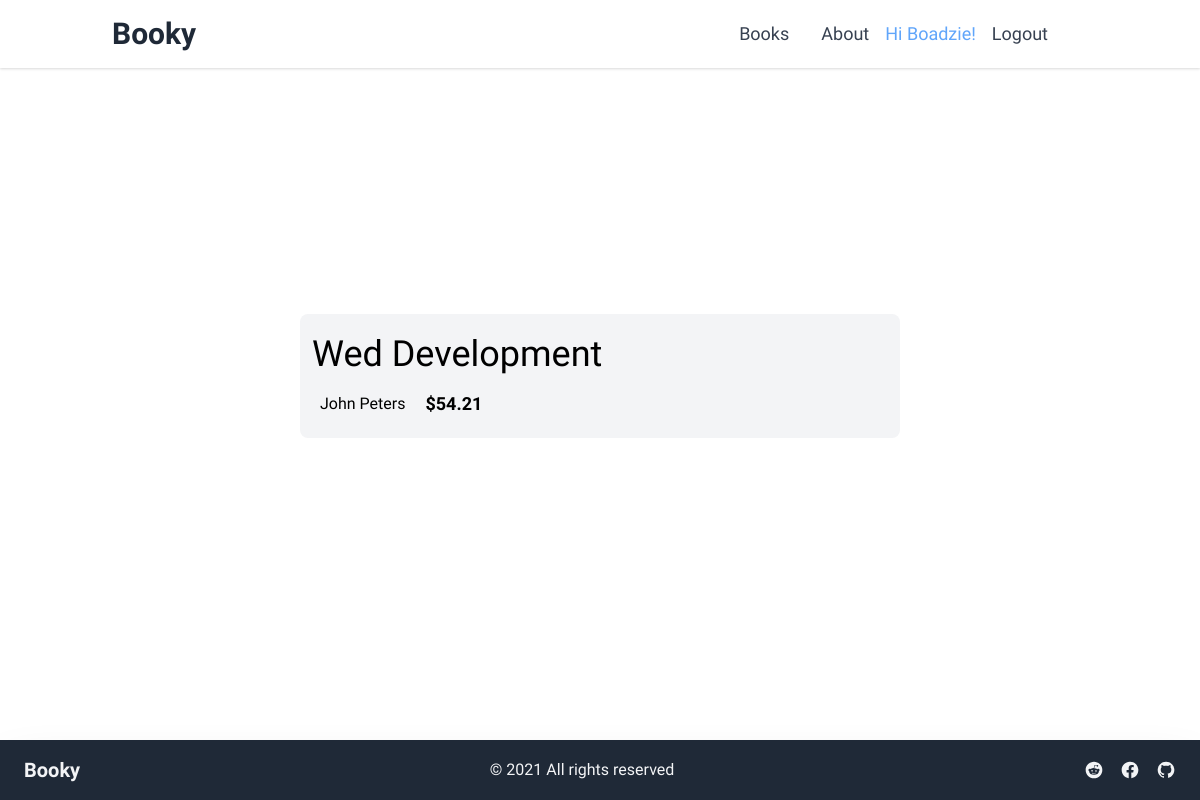
Page /books/7a907b73-a71d-4514-8c3d-8358cffd4461/ (signed in) on the committed database.
### accounts/models.py (models this page shows)
class CustomUser(AbstractUser):
    pass

### books/models.py (models this page shows, shortened)
class Book(models.Model):
    id = models.UUIDField(  # new
        primary_key=True,
        default=uuid.uuid4,
        editable=False)
    title = models.CharField(max_length=200)
    author = models.CharField(max_length=200)
    price = models.DecimalField(max_digits=6, decimal_places=2)

### books/views.py (the view)
# urls.py: path('<uuid:pk>/', BookDetailView.as_view(), name="book")
class BookDetailView(DetailView):
    model = Book
    context_object_name = 'book'
    template_name = "books/book_detail.html"

### templates/books/book_detail.html (shortened to what this page needs)
{% extends "base.html" %} {% load static %}
{% block content %}
<div class="flex flex-col w-1/2 ml-auto mr-auto space-y-4">
     <div class="px-3 py-3 bg-gray-100 rounded-lg">
         <h2 class="py-2 text-4xl font-light">{{book.title}}</h2>
        <div class="flex space-x-3">
            <p class="inline-flex items-center justify-center px-2 py-1 text-light">{{book.author}}</p>
            <p class="py-2 text-lg font-bold">${{book.price}}</p>
        </div>
     </div>
</div>
{% endblock %}

### templates/_nav.html (shortened to what this page needs)
<nav class="bg-white shadow dark:bg-gray-800">
    <div class="container px-6 py-4 mx-auto md:flex md:justify-between md:items-center">
        <div class="flex items-center justify-between">
            <div>
                <a class="text-2xl font-bold text-gray-800 dark:text-white lg:text-3xl hover:text-gray-700 dark:hover:text-gray-300" href="/">Booky</a>
            </div>
        </div>
        <div class="items-center md:flex">
            <div class="flex flex-col md:flex-row md:mx-6">
                <a class="my-1 text-lg font-medium text-gray-700 dark:text-gray-200 hover:text-indigo-500 dark:hover:text-indigo-400 md:mx-4 md:my-0" href="{% url 'books' %}">Books</a>
                <a class="my-1 text-lg font-medium text-gray-700 dark:text-gray-200 hover:text-indigo-500 dark:hover:text-indigo-400 md:mx-4 md:my-0" href="{% url 'about' %}">About</a>
                {% if user.is_authenticated %}
                <p class="text-lg text-blue-400">Hi {{ user.username| capfirst }}!</p>
                <a class="my-1 text-lg font-medium text-gray-700 dark:text-gray-200 hover:text-indigo-500 dark:hover:text-indigo-400 md:mx-4 md:my-0" href="{% url 'account_logout' %}">Logout</a>
                {% endif %}
            </div>
        </div>
    </div>
</nav>

### static/css/styles.css (style rules this page uses)
body { font-family: "Open Sans Condensed", sans-serif; }

### rows in the picture
CustomUser: username "Boadzie"
Book: title "Wed Development", author "John Peters", price "54.21"
